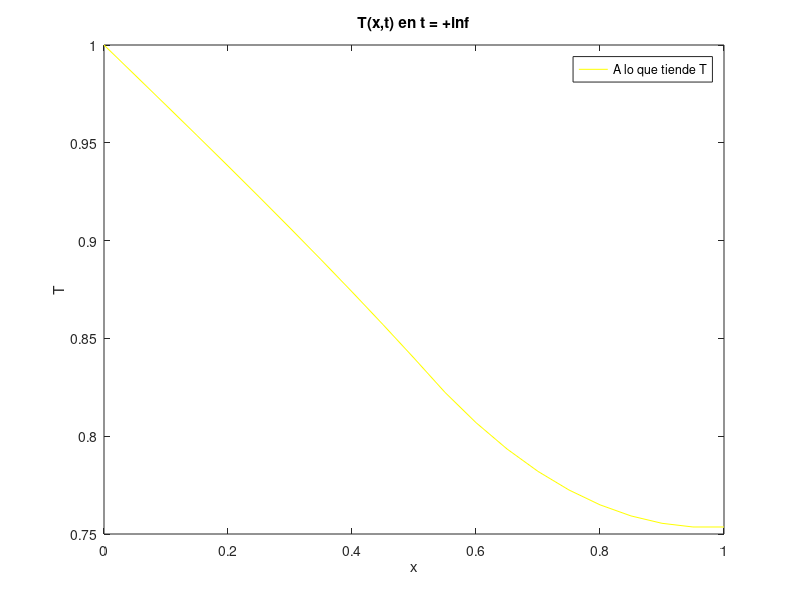

This chart was generated by the following MATLAB code: (Note: this script raises an error after producing the figure.)
function [ ] = Ejericio2(  )

    disp('Ecuacion del calor con termino temporal. Solucion por metodo Explicito:')
    disp('Calculando solucion pseudo-analitica')

    %                           N ,tf ,      dt ,  F ,feedback? ,useFourier
    Preparar_Resolver(21,  1, 0.001, 0.3,     true, true );
    Tanalitic=Preparar_Resolver(21,  1, 0.000001, 0.1,     false, false );
    %Tanalitic=Preparar_Resolver(101,  1, 0.001, 0.2,     true, true );
     
    disp('Solucion pseudo-analitica calculada...')
    disp('Calculando el error contra esta:')
    
    di = 1/50000;
    df = 1/10000;
    dt = di  :  (df-di)/(100.0-1)  :  df;
    e = zeros( length(dt), 1 );
    for i= 1:length(e)
        T = Preparar_Resolver( 21, 1, dt(i), 1, false, false );
        
        e(i) = ErrorNorma2(Tanalitic, T);
        if( mod(i,(length(e)/10.0)) == 0 )
            disp( [num2str((i/length(e))* 100) , '%'] );
        end
    end
    
    disp('Fin del calculo')
    
    figure(4);
    plot(dt, e);
    title('dt vs Error');
    xlabel 'dt';
    ylabel 'e';
    
    figure(5);
    plot(log(dt), log(e),'y');
    title 'Desarrollo del error - Escala Logaritmica'
    xlabel 'dt'
    ylabel 'e'
    
end

%La ecuacion que resulve es:
% -dT/dt + d^2T/dx^2 - T + Q = 0
%Con dT/dt negativo es decir que tiende a estacionarse
%
%Se usa un esquema explicito para avanzar en el tiempo
function [ Tn ] = Preparar_Resolver( N, tf, dt, F, feedback, useFourier )
   
    X = 0    :1.0/(N-1):    1;%produce vector de N elementos
    dx = 1.0/(N-1);         
 
    if( feedback )%Graficas de curva a la que tendera la ecuacion
        %                                                   N, dx, k, c, Tamb, Q
        Ttiende = Heat_Convection_Diffusion_Reaction_Source(N, dx, 1, 1,    0, 1);
        
        figure(1);
        plot(X,Ttiende,'y');
        title('T(x,t) en t = +inf');
        xlabel 'x';
        ylabel 'T';
        legend('A lo que tiende T');
    end
    
    %Analisis de estabilidad con numero de Fourier
    %El maximo fourier esta en el orden de F = 0.5, para este problema
    %dt = (F*dx^2)/k;   Pero k = 1 aca ENTONCES
    if( useFourier )
        dt = F*dx^2;
    end
        
    %Calcular pasos con Esquema Explicito
    %Tn   = Ttiende;%A ESTO VA A TENDER, PERO PARA QUE SE MUEVA EMPIEZO EN ALGO DISTINTO
    T0 = zeros(N,1); T0(1) = 1;
    
    CC1 = struct('Tipo', 0 , 'Valor', 1);%Tipo 0 es Dirichlet
    CC2 = struct('Tipo', 1 , 'Valor', 0);%Tipo 1 es Newmann
    
    %                                   X,T0, tf, dx, dt, k, c, T_amb, CC1, CC2, caclcHistory
    [Tn, TH] = Time_Advance_Explicit_1D(X,T0, tf, dx, dt, 1, 1, 0    , CC1, CC2, feedback);
      
    if( feedback )%Graficas de resultado final
        %Dibujar superficie de historial
        figure(2);
        t = 0:dt:tf;
        surf(X',t',TH);
        title(['T(x,t) en t dentro [0,',num2str(tf),']']);
        xlabel 'x';
        ylabel 't';
        zlabel 'T';

        %Dibujar curva final e inicial superpuestas
        figure(3);
        plot(X,TH(length(TH(:,1)),:),'b');
        hold on;
        plot(X,TH(1,:),'r');
        title(['Curvas en T(x,0) y T(x,',num2str(tf),')']);
        xlabel 'x';
        ylabel 'T';
        legend('Solucion Tf','Solucion T0');
    end

end

 %La ecuacion que resulve es:
 %          k * d^2T/dx^2 - c * (T - T_amb) + Q = 0
 %
 %                      - N    Cantidad de puntos a calcular
 %                      - dx   el intervalo en el espacio
 %                      - k    cte de conductividad
 %                      - c    cte de perdida de calor al medio ambiente
 %                      - Tamb cte de temperatura ambiente 
%                       - Q    vector de fuente de calor
 function T = Heat_Convection_Diffusion_Reaction_Source(N,dx, k, c, Tamb, Q)

    %Armado de Matriz
    r = k/dx^2;%my aux
    A = eye(N);
    %Condicion de Dirichlet
    A(1,1) = 1;
    for i= 2:N-1
        A(i,i-1) = 1.0*r;   %stencil para i-1
        A(i,i)   = (-2.0)*r-c*1;%stencil para i=j
        A(i,i+1) = 1.0*r;   %stencil para i+1
    end
    %Condicion de Von Neumann
    A(N,N-1) = -1.0/dx;   %Derivada 
    A(N,N)   = 1.0/dx;      %hacia atras 
   
    sparse(A);
    
    b = zeros(N,1);
    b(1,1) = 1;% CC:    T(x=0) = 1   
    for i=2:ceil(N/2)
       b(i) = -Q-c*Tamb;
    end
    b(N,1) = 0;% CC:    q      = 0

    T = A\b;

 end
